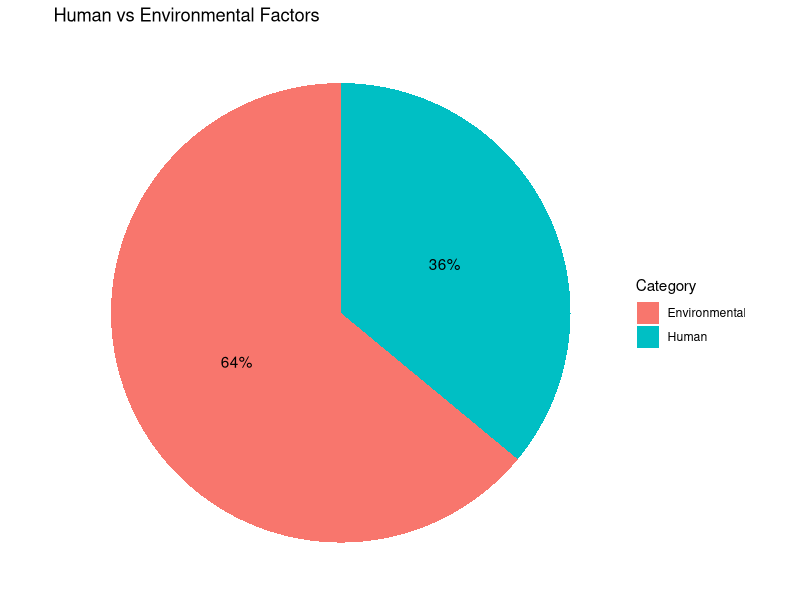
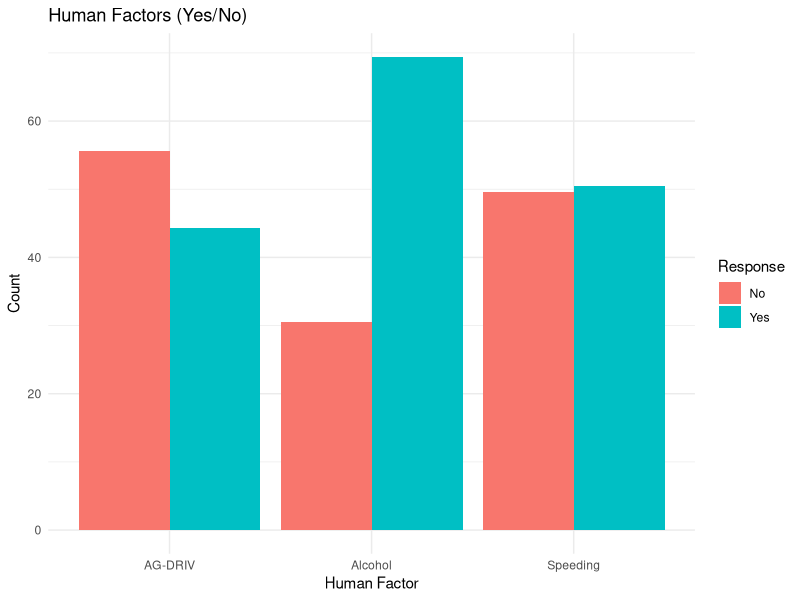
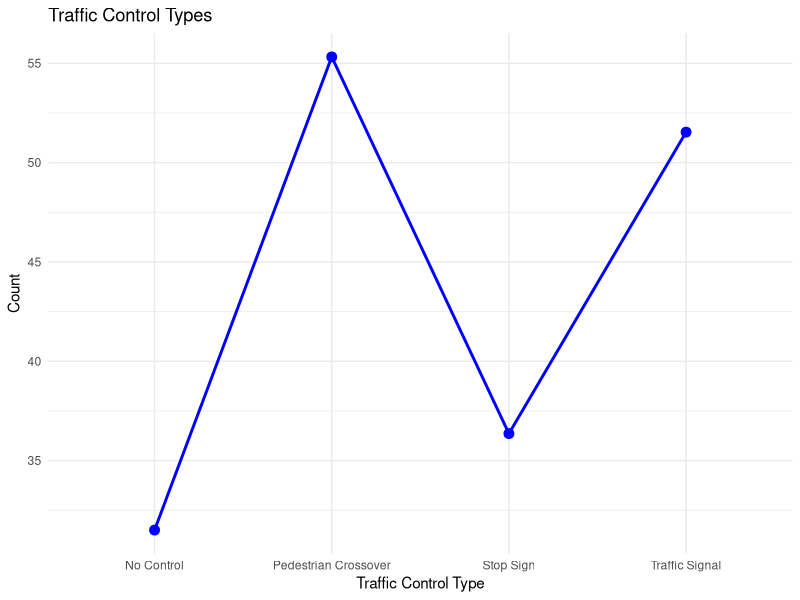
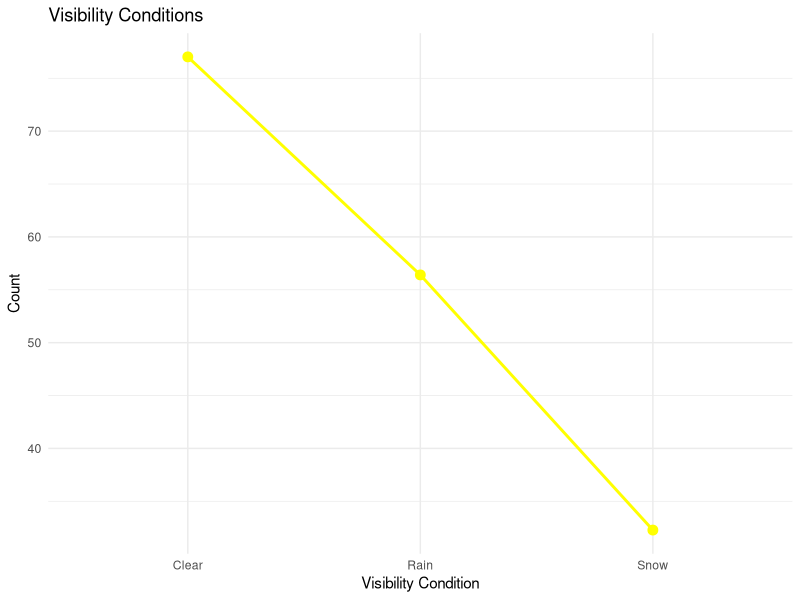
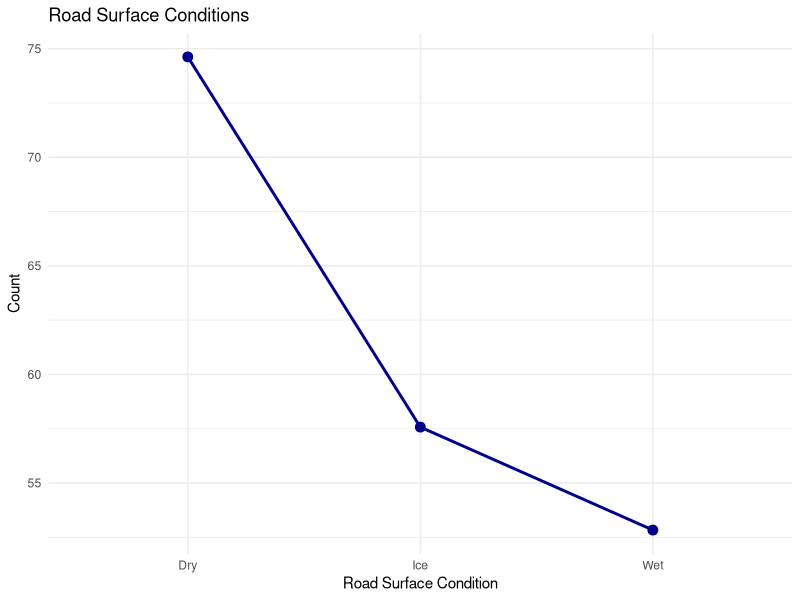
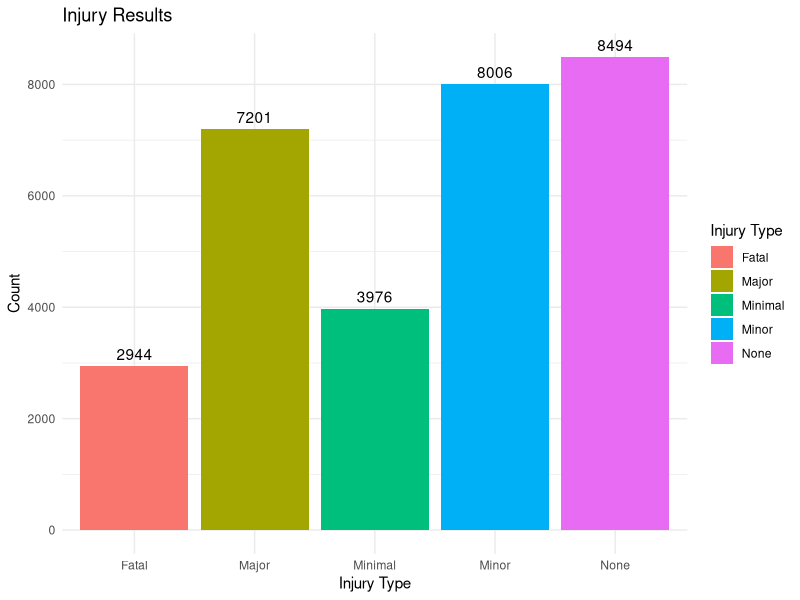

These charts were generated, in order, by the following R code:
#### Preamble ####
# Purpose: Simulates the Motor Vehicle Collision Causes data set
# Author: Jiwon Choi
# Date: 19 September 2024
# Contact: jwon.choi@mail.utoronto.ca
# License: MIT
# Pre-requisites: None

#### Workspace setup ####
library(tidyverse)
library(ggplot2)
library(tibble)

#### Simulation 1) Human factor vs Environmental factor ####
set.seed(123)  # Setting seed for reproducibility

# Simulate random percentages for human vs environmental factors
simulated_data1 <- tibble(
  "Category" = c("Human", "Environmental"),
  "Percentage" = runif(2, 20, 80)  # Generate random values between 20 and 80
)

# Normalize percentages to sum to 100
simulated_data1 <- simulated_data1 %>%
  mutate(Percentage = round(100 * Percentage / sum(Percentage)))

# Plot: Pie chart to represent human vs environmental factors
plot1 <- ggplot(simulated_data1, aes(x = "", y = Percentage, fill = Category)) +
  geom_bar(stat = "identity", width = 1) +
  coord_polar(theta = "y") +
  labs(title = "Human vs Environmental Factors") +
  theme_void() +
  geom_text(aes(label = paste0(Percentage, "%")), position = position_stack(vjust = 0.5))

# Display the pie chart
print(plot1)

#### Simulation 2) Human factors: AG-DRIV, Alcohol, Speeding ####
set.seed(123)  # Setting seed for reproducibility

# Simulate random data for human factors
human_factors <- tibble(
  "Factor" = c("AG-DRIV", "Alcohol", "Speeding"),
  "Yes" = runif(3, 30, 80),  # Random 'Yes' values between 30 and 80
  "No" = 100 - Yes  # 'No' is complementary to 'Yes' so they sum to 100
)

# Plot: Human factors
human_factors_long <- human_factors %>%
  pivot_longer(cols = c("Yes", "No"), names_to = "Response", values_to = "Count")

plot2 <- ggplot(human_factors_long, aes(x = Factor, y = Count, fill = Response)) +
  geom_bar(stat = "identity", position = "dodge") +
  labs(x = "Human Factor", y = "Count", fill = "Response", title = "Human Factors (Yes/No)") +
  theme_minimal()

# Display the plot
print(plot2)

#### Simulation 3) Environmental factors: Traffic control, Visibility, Road surface ####
set.seed(123)  # Setting seed for reproducibility

# Simulate random data for traffic control type
traffic_control <- tibble(
  "Control Type" = c("No Control", "Traffic Signal", "Stop Sign", "Pedestrian Crossover"),
  "Count" = runif(4, 20, 60)  # Random counts between 20 and 60
)

# Plot: Traffic control type
plot3 <- ggplot(traffic_control, aes(x = `Control Type`, y = Count)) +
  geom_line(group = 1, color = "blue", size = 1) +
  geom_point(size = 3, color = "blue") +
  labs(x = "Traffic Control Type", y = "Count", title = "Traffic Control Types") +
  theme_minimal()

# Display traffic control plot
print(plot3)

# Simulate random data for visibility conditions
visibility <- tibble(
  "Condition" = c("Clear", "Snow", "Rain"),
  "Count" = runif(3, 30, 80)  # Random counts between 30 and 80
)

# Plot: Visibility conditions
plot4 <- ggplot(visibility, aes(x = Condition, y = Count)) +
  geom_line(group = 1, color = "yellow", size = 1) +
  geom_point(size = 3, color = "yellow") +
  labs(x = "Visibility Condition", y = "Count", title = "Visibility Conditions") +
  theme_minimal()

# Display visibility plot
print(plot4)

# Simulate random data for road surface conditions
road_surface <- tibble(
  "Condition" = c("Dry", "Ice", "Wet"),
  "Count" = runif(3, 30, 80)  # Random counts between 30 and 80
)

# Plot: Road surface conditions
plot5 <- ggplot(road_surface, aes(x = Condition, y = Count)) +
  geom_line(group = 1, color = "darkblue", size = 1) +
  geom_point(size = 3, color = "darkblue") +
  labs(x = "Road Surface Condition", y = "Count", title = "Road Surface Conditions") +
  theme_minimal()

# Display road surface condition plot
print(plot5)

#### Simulation 4) Injury Results ####
set.seed(123)  # Setting seed for reproducibility

# Simulate random injury results
injury_results <- tibble(
  "Injury Type" = c("Fatal", "Major", "Minimal", "Minor", "None"),
  "Count" = runif(5, 500, 9000)  # Random counts between 500 and 9000
)

# Plot: Injury results
plot6 <- ggplot(injury_results, aes(x = `Injury Type`, y = Count, fill = `Injury Type`)) +
  geom_bar(stat = "identity") +
  labs(x = "Injury Type", y = "Count", title = "Injury Results") +
  theme_minimal() +
  geom_text(aes(label = round(Count)), vjust = -0.5)

# Display injury results plot
print(plot6)

